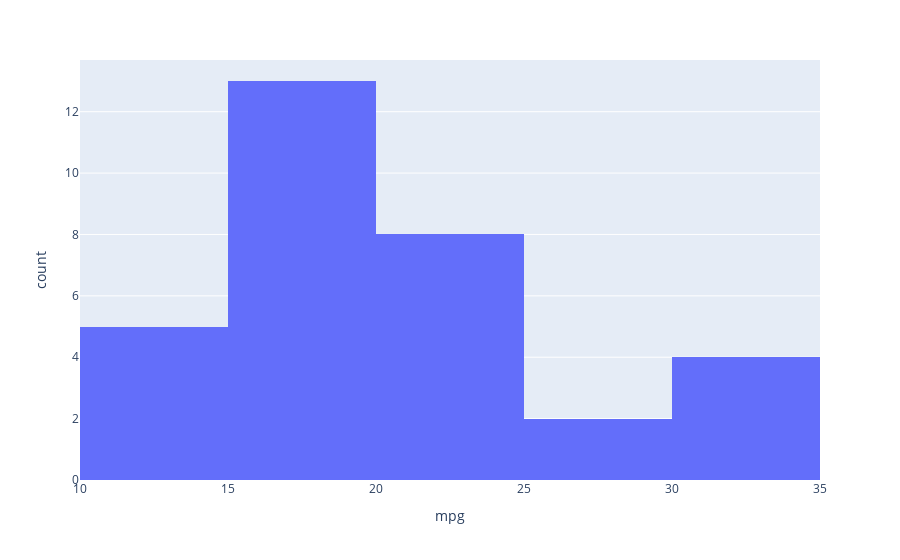

Notebook code for this chart:
### Markdown cell above
### Creating histograms
#### Make a histogram from a pandas Series object

### Code cell
address = 'C:/Users/soura/OneDrive/Desktop/data/mtcars.csv'

cars = pd.read_csv(address)
cars.columns = ['car_names','mpg','cyl','disp', 'hp', 'drat', 'wt', 'qsec', 'vs', 'am', 'gear', 'carb']

mpg = cars.mpg

fig = px.histogram(mpg,x='mpg')
fig.show()

### Figure 1 — Plotly figure (JSON) as saved in the notebook; plotly's stock layout.template omitted (floating-point values rounded to 4 significant figures)
{"data": [{"alignmentgroup": "True", "bingroup": "x", "hovertemplate": "mpg=%{x}<br>count=%{y}<extra></extra>", "legendgroup": "", "marker": {"color": "#636efa", "pattern": {"shape": ""}}, "name": "", "offsetgroup": "", "orientation": "v", "showlegend": false, "type": "histogram", "x": [21, 21, 22.8, 21.4, 18.7, 18.1, 14.3, 24.4, 22.8, 19.2, 17.8, 16.4, 17.3, 15.2, 10.4, 10.4, 14.7, 32.4, 30.4, 33.9, 21.5, 15.5, 15.2, 13.3, 19.2, 27.3, 26, 30.4, 15.8, 19.7, 15, 21.4], "xaxis": "x", "yaxis": "y"}], "layout": {"barmode": "relative", "legend": {"tracegroupgap": 0}, "margin": {"t": 60}, "xaxis": {"anchor": "y", "domain": [0, 1], "title": {"text": "mpg"}}, "yaxis": {"anchor": "x", "domain": [0, 1], "title": {"text": "count"}}}}
